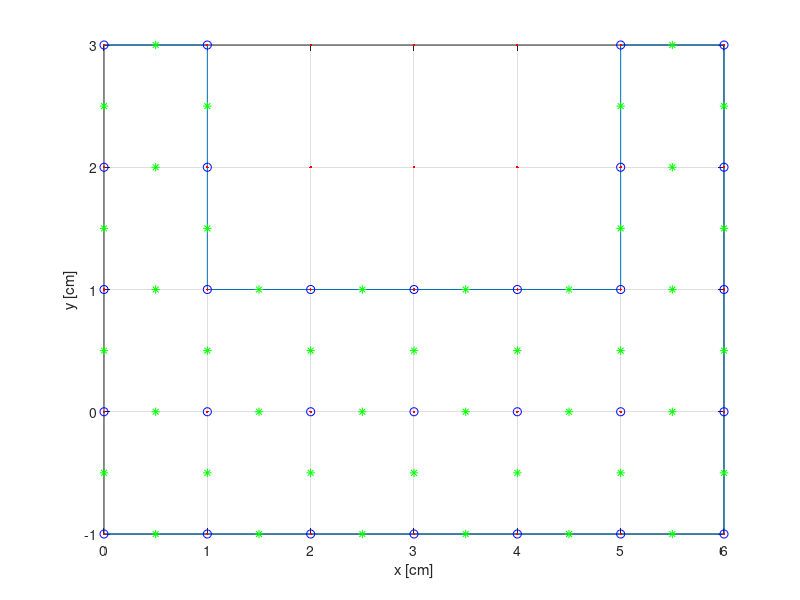
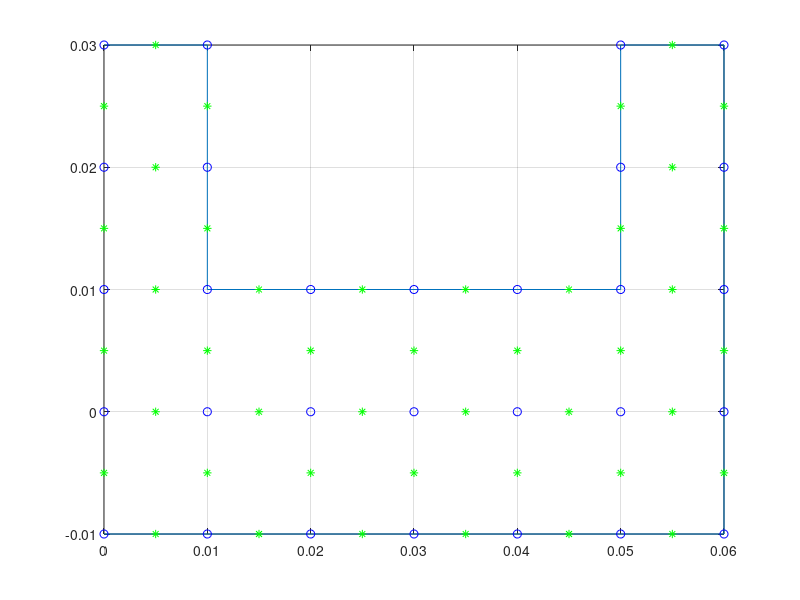
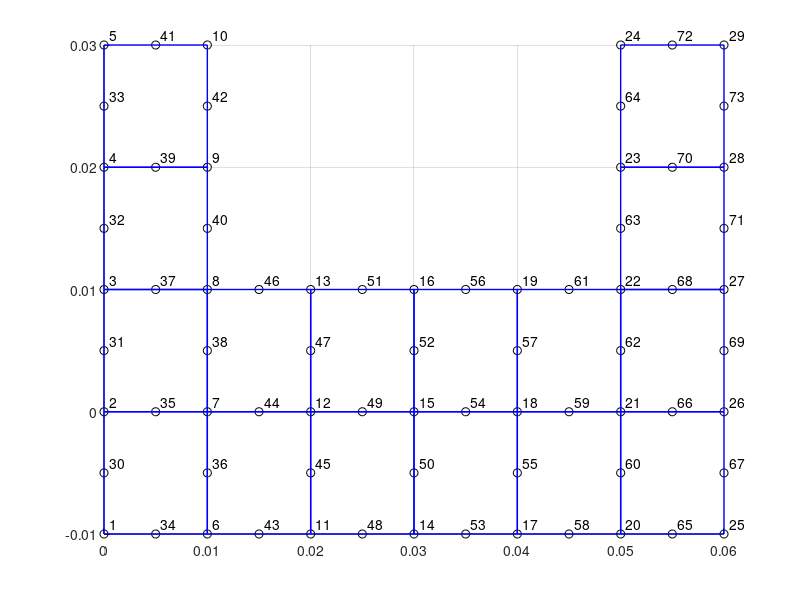

Reproduce these figures in MATLAB, in order. (Note: this script raises an error after producing the figures.)
clear all
close all
clc

% tworzenie geometrii
wierzcholki=[0,-1; 6,-1; 6,3; 5,3; 5,1; 1,1; 1,3; 0,3];
figure
plot(wierzcholki(:,1),wierzcholki(:,2),'-')
grid on
hold on
xlabel('x [cm]')
ylabel('y [cm]')

% tworzenie siatki
rozmiar=1;

% generowanie punktow na bazie maksymalnych rozmiarow 
[xGrid, yGrid] = meshgrid(min(wierzcholki(:,1)):rozmiar:max(wierzcholki(:,1)), min(wierzcholki(:,2)):rozmiar:max(wierzcholki(:,2)));
% wizualizacja punktów 
plot(xGrid, yGrid, 'r.'); 

% identyfikacja ktore punkty sa wewnatrz obiektu
in = inpolygon(xGrid, yGrid, wierzcholki(:,1), wierzcholki(:,2));
xInside = xGrid(in);
yInside = yGrid(in);

% wizualizacja punktów
plot(xInside, yInside, 'bo'); 

% znajdowanie par ktorych dystans od siebie = rozmiar
distances = pdist2([xInside, yInside], [xInside, yInside]);
distances = distances.*(tril(ones(length(distances))*inf)+1); % Eliminacja duplikatow przez nadanie wartosci inf macierzy trojkatnej
[rows, cols] = find(distances == rozmiar);

% tworzenie punktow miedzy parami
newX = [];
newY = [];
for i = 1:length(rows)
    x1 = xInside(rows(i));
    y1 = yInside(rows(i));
    x2 = xInside(cols(i));
    y2 = yInside(cols(i));
    
    newX = [newX; (x1 + x2) / 2];
    newY = [newY; (y1 + y2) / 2];
end

% wizualizacja punktów
plot(newX, newY, 'g*'); 


% zamiana cm na m (nie dziala jak da się od razu m, trzeba by dodać tolerancję)
wierzcholki = wierzcholki*0.01;
rozmiar=rozmiar*0.01;
newX = newX*0.01;
newY = newY*0.01;
xInside = xInside*0.01;
yInside = yInside*0.01;
figure
plot(wierzcholki(:,1),wierzcholki(:,2),'-',xInside, yInside, 'bo',newX, newY, 'g*')
grid on
%% tworzenie elementow
P = [xInside, yInside];
M = [newX, newY];

nodes = [P; M];

nP = size(P,1);   % liczba węzłów narożnych
findNode = @(pt) find( abs(nodes(:,1)-pt(1))<1e-10 & ...
                       abs(nodes(:,2)-pt(2))<1e-10 );
ELEMENTS = [];

dx = rozmiar;
dy = rozmiar;

for i = 1:nP
    x = P(i,1);
    y = P(i,2);

    % narożniki
    p1 = [x,     y];
    p2 = [x+dx,  y];
    p3 = [x+dx,  y+dy];
    p4 = [x,     y+dy];

    % sprawdzenie czy wszystkie narożniki istnieją
    if all( ismembertol([p1;p2;p3;p4], P, 1e-8, 'ByRows', true) )

        % środki boków
        m12 = (p1+p2)/2;
        m23 = (p2+p3)/2;
        m34 = (p3+p4)/2;
        m41 = (p4+p1)/2;

        % ID węzłów
        el = [
            findNode(p1)
            findNode(p2)
            findNode(p3)
            findNode(p4)
            findNode(m12)
            findNode(m23)
            findNode(m34)
            findNode(m41)
        ];

        ELEMENTS = [ELEMENTS; el'];

    end
end


figure; hold on; grid on
plot(nodes(:,1), nodes(:,2), 'ko')

for e = 1:size(ELEMENTS,1)
    el = ELEMENTS(e,[1:4 1]); % tylko narożniki
    plot(nodes(el,1), nodes(el,2),'b-','LineWidth',1)
end

for i=1:size(nodes,1)
    text(nodes(i,1)+rozmiar*0.05, nodes(i,2)+rozmiar*0.08, num2str(i))
end

%% inicjalizacja macierzy globalnych
load fem_symbolic

nN = size(nodes,1);        % liczba węzłów globalnych
nE = size(ELEMENTS,1);     % liczba elementów

K = zeros(nN);             % globalna macierz sztywności
R = zeros(nN,1);           % globalny wektor obciążeń

%% parametry globalne
kx = 55;
ky = 55;
p  = 0;

Q     = 800;
h     = 85;
Tinf  = 22+273;

%% definicje warunków
elements_with_Q = [1 5 7 9 11 13];

edge_alfa  = [2 26];
edges_beta = [2 5; 5 10; 10 8; 8 22; 22 24; 24 29; 29 26];

tol = 1e-10;

% --- ALFA ---
alfa_nodes = nodes_on_line(edge_alfa(1), edge_alfa(2), nodes, P, tol);
alfa_segments = [alfa_nodes(1:end-1)' alfa_nodes(2:end)'];

% --- BETA ---
beta_segments = [];
for k = 1:size(edges_beta,1)
    bn = nodes_on_line(edges_beta(k,1), edges_beta(k,2), nodes, P, tol);
    beta_segments = [beta_segments;
                     bn(1:end-1)' bn(2:end)'];
end
alfa_segments=beta_segments;


%% pętla po elementach
for e = 1:nE

    nodes_e = ELEMENTS(e,:);      % globalne ID węzłów elementu
    Xe = nodes(nodes_e,1);
    Ye = nodes(nodes_e,2);

    %% ---------- OBJĘTOŚĆ ----------
    %nowe
if min(Ye) <-rozmiar*0.5
    q_e = Q;
else
    q_e = 0;
end
    %było
    % if ismember(e, elements_with_Q)
    %     q_e = Q;
    % else
    %     q_e = 0;
    % end


    Kk_e = Kk_sym(kx,ky);
    Kp_e = Kp_sym(p);
    Rq_e = Rq_sym(q_e);

    %% ---------- BRZEGI ----------
    Kalfa_e = zeros(8);
    Rbeta_e = zeros(8,1);

    % lokalne boki: [1-3], [3-5], [5-7], [7-1]
    edgeLoc = [1 2; 2 3; 3 4; 4 1];

for ed = 1:4

    g1 = nodes_e(edgeLoc(ed,1));
    g2 = nodes_e(edgeLoc(ed,2));


%% --- alfa ---
alfa_e = 0;
for k = 1:size(alfa_segments,1)
    if (g1 == alfa_segments(k,1) && g2 == alfa_segments(k,2)) || ...
       (g2 == alfa_segments(k,1) && g1 == alfa_segments(k,2))
        alfa_e = h;
        break
    end
end

%% --- beta ---
beta_e = 0;
for k = 1:size(beta_segments,1)
    if (g1 == beta_segments(k,1) && g2 == beta_segments(k,2)) || ...
       (g2 == beta_segments(k,1) && g1 == beta_segments(k,2))
        beta_e = h*Tinf;
        break
    end
end


% nowe
if alfa_e ~= 0
    Kalfa_e = Kalfa_e + Kalfa_edge{ed}(alfa_e);
end

if beta_e ~= 0
    Rbeta_e = Rbeta_e + Rbeta_edge{ed}(beta_e)';
end
%było
%Kalfa_e = Kalfa_e + Kalfa_edge{ed}(alfa_e);
%Rbeta_e = Rbeta_e + Rbeta_edge{ed}(beta_e)'
% %;
end

    %% ---------- MACIERZE ELEMENTU ----------
    Ke = Kk_e + Kp_e + Kalfa_e;
    %Ke = Kk_e + Kalfa_e;
    Re = Rq_e' + Rbeta_e;

% zamiana kolejnosci pkt w elemencie
temp=nodes_e;
nodes_e(:,2)=temp(:,5);
nodes_e(:,3)=temp(:,2);
nodes_e(:,4)=temp(:,6);
nodes_e(:,5)=temp(:,3);
nodes_e(:,6)=temp(:,7);
nodes_e(:,7)=temp(:,4);
    %% ---------- AGREGACJA ----------
    for i = 1:8
        I = nodes_e(i);
        R(I) = R(I) + Re(i);
        for j = 1:8
            J = nodes_e(j);
            K(I,J) = K(I,J) + Ke(i,j);
        end
    end
end

%% ---------- ROZWIĄZANIE ----------
u = K\R;

%% ---------- WIZUALIZACJA ----------
% figure; hold on; axis equal
% title('Rozkład temperatury + siatka FEM')
% xlabel('x [m]')
% ylabel('y [m]')
% 
% % kolorowanie węzłów
% scatter(nodes(:,1), nodes(:,2), 60, u-273, 'filled')
% 
% % rysowanie elementów
% for e = 1:size(ELEMENTS,1)
%     el = ELEMENTS(e,[1:4 1]); % tylko narożniki
%     plot(nodes(el,1), nodes(el,2), 'k-', 'LineWidth', 0.8)
% end
% 
% colorbar
% % colormap(turbo)
% grid on

%%%% lepsza wizualizacja
ksi = linspace(-1,1,20);
eta = linspace(-1,1,20);
[KS, ET] = meshgrid(ksi, eta);
N1 = 0.25*(1-KS).*(1-ET);
N2 = 0.25*(1+KS).*(1-ET);
N3 = 0.25*(1+KS).*(1+ET);
N4 = 0.25*(1-KS).*(1+ET);
figure; hold on; axis equal
title('Rozkład temperatury (FEM)')
xlabel('x [m]')
ylabel('y [m]')

for e = 1:size(ELEMENTS,1)
    el = ELEMENTS(e,1:4);

    % współrzędne węzłów elementu
    Xe = nodes(el,1);
    Ye = nodes(el,2);
    Te = u(el) - 273;

    % interpolacja temperatury
    Tloc = N1*Te(1) + N2*Te(2) + N3*Te(3) + N4*Te(4);

    % interpolacja geometrii
    Xloc = N1*Xe(1) + N2*Xe(2) + N3*Xe(3) + N4*Xe(4);
    Yloc = N1*Ye(1) + N2*Ye(2) + N3*Ye(3) + N4*Ye(4);

    surf(Xloc, Yloc, zeros(size(Tloc)), Tloc, ...
        'EdgeColor','none');
end

view(2)
colorbar
colormap(turbo)
% %%% wizualizacja 3
% figure; hold on; axis equal
% title('Rozkład temperatury')
% xlabel('x [m]')
% ylabel('y [m]')
% 
% patch('Faces', ELEMENTS(:,1:4), ...
%       'Vertices', nodes, ...
%       'FaceVertexCData', u-273, ...
%       'FaceColor','interp', ...
%       'EdgeColor','k');
% 
% colorbar
% colormap(turbo)


%% funkcje pomocnicze
function line_nodes = nodes_on_line(n1, n2, nodes, P, tol)
    % n1, n2 – węzły końcowe linii
    % nodes – wszystkie węzły
    % P – tylko węzły narożne
    % tol – tolerancja

    p1 = nodes(n1,:);
    p2 = nodes(n2,:);

    dir = p2 - p1;
    L = norm(dir);
    dir = dir / L;

    line_nodes = [];

    for i = 1:size(P,1)
        pi = P(i,:);
        v = pi - p1;

        % czy punkt leży na prostej
        if norm(cross([v 0],[dir 0])) < tol
            % czy jest między n1 i n2
            t = dot(v,dir);
            if t > -tol && t < L+tol
                line_nodes(end+1) = i; %#ok<AGROW>
            end
        end
    end

    % sortowanie wzdłuż linii
    coords = nodes(line_nodes,:);
    proj = (coords - p1)*dir';
    [~,idx] = sort(proj);
    line_nodes = line_nodes(idx);
end
